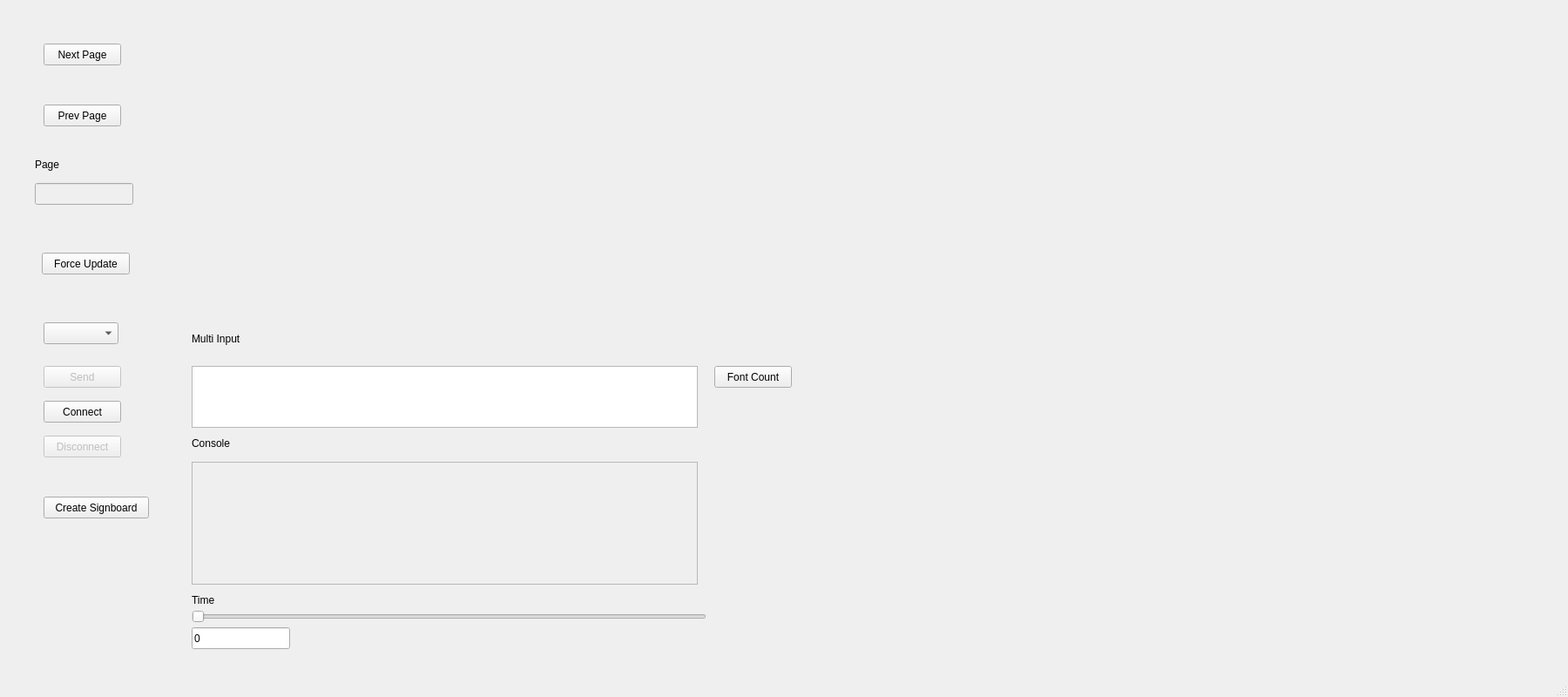
<?xml version="1.0" encoding="UTF-8"?>
<ui version="4.0">
 <class>MainWindow</class>
 <widget class="QMainWindow" name="MainWindow">
  <property name="geometry">
   <rect>
    <x>0</x>
    <y>0</y>
    <width>1800</width>
    <height>800</height>
   </rect>
  </property>
  <property name="windowTitle">
   <string>MainWindow</string>
  </property>
  <widget class="QWidget" name="centralwidget">
   <widget class="QPlainTextEdit" name="PTE_Input">
    <property name="geometry">
     <rect>
      <x>220</x>
      <y>420</y>
      <width>581</width>
      <height>71</height>
     </rect>
    </property>
   </widget>
   <widget class="QLabel" name="label_2">
    <property name="geometry">
     <rect>
      <x>220</x>
      <y>500</y>
      <width>67</width>
      <height>17</height>
     </rect>
    </property>
    <property name="text">
     <string>Console</string>
    </property>
   </widget>
   <widget class="QPlainTextEdit" name="PTE_Console">
    <property name="enabled">
     <bool>false</bool>
    </property>
    <property name="geometry">
     <rect>
      <x>220</x>
      <y>530</y>
      <width>581</width>
      <height>141</height>
     </rect>
    </property>
   </widget>
   <widget class="QLabel" name="label">
    <property name="geometry">
     <rect>
      <x>220</x>
      <y>380</y>
      <width>81</width>
      <height>17</height>
     </rect>
    </property>
    <property name="text">
     <string>Multi Input</string>
    </property>
   </widget>
   <widget class="QLabel" name="label_3">
    <property name="geometry">
     <rect>
      <x>40</x>
      <y>180</y>
      <width>67</width>
      <height>17</height>
     </rect>
    </property>
    <property name="text">
     <string>Page</string>
    </property>
   </widget>
   <widget class="QLineEdit" name="LE_PageNo">
    <property name="enabled">
     <bool>false</bool>
    </property>
    <property name="geometry">
     <rect>
      <x>40</x>
      <y>210</y>
      <width>113</width>
      <height>25</height>
     </rect>
    </property>
   </widget>
   <widget class="QPushButton" name="PB_PrevPage">
    <property name="geometry">
     <rect>
      <x>50</x>
      <y>120</y>
      <width>89</width>
      <height>25</height>
     </rect>
    </property>
    <property name="text">
     <string>Prev Page</string>
    </property>
   </widget>
   <widget class="QPushButton" name="PB_NextPage">
    <property name="geometry">
     <rect>
      <x>50</x>
      <y>50</y>
      <width>89</width>
      <height>25</height>
     </rect>
    </property>
    <property name="text">
     <string>Next Page</string>
    </property>
   </widget>
   <widget class="QPushButton" name="PB_Update">
    <property name="geometry">
     <rect>
      <x>48</x>
      <y>290</y>
      <width>101</width>
      <height>25</height>
     </rect>
    </property>
    <property name="text">
     <string>Force Update</string>
    </property>
   </widget>
   <widget class="HNS_Message_Preview" name="GV_Preview" native="true">
    <property name="geometry">
     <rect>
      <x>210</x>
      <y>20</y>
      <width>681</width>
      <height>331</height>
     </rect>
    </property>
   </widget>
   <widget class="QPushButton" name="PB_Send">
    <property name="enabled">
     <bool>false</bool>
    </property>
    <property name="geometry">
     <rect>
      <x>50</x>
      <y>420</y>
      <width>89</width>
      <height>25</height>
     </rect>
    </property>
    <property name="text">
     <string>Send</string>
    </property>
   </widget>
   <widget class="QComboBox" name="CMB_Serial">
    <property name="enabled">
     <bool>true</bool>
    </property>
    <property name="geometry">
     <rect>
      <x>50</x>
      <y>370</y>
      <width>86</width>
      <height>25</height>
     </rect>
    </property>
   </widget>
   <widget class="QPushButton" name="PB_Connect">
    <property name="geometry">
     <rect>
      <x>50</x>
      <y>460</y>
      <width>89</width>
      <height>25</height>
     </rect>
    </property>
    <property name="text">
     <string>Connect</string>
    </property>
   </widget>
   <widget class="QPushButton" name="PB_Disconnect">
    <property name="enabled">
     <bool>false</bool>
    </property>
    <property name="geometry">
     <rect>
      <x>50</x>
      <y>500</y>
      <width>89</width>
      <height>25</height>
     </rect>
    </property>
    <property name="text">
     <string>Disconnect</string>
    </property>
   </widget>
   <widget class="QSlider" name="SLD_Time">
    <property name="geometry">
     <rect>
      <x>220</x>
      <y>700</y>
      <width>591</width>
      <height>16</height>
     </rect>
    </property>
    <property name="maximum">
     <number>10000</number>
    </property>
    <property name="singleStep">
     <number>100</number>
    </property>
    <property name="pageStep">
     <number>1000</number>
    </property>
    <property name="orientation">
     <enum>Qt::Horizontal</enum>
    </property>
   </widget>
   <widget class="QLabel" name="label_4">
    <property name="geometry">
     <rect>
      <x>220</x>
      <y>680</y>
      <width>67</width>
      <height>17</height>
     </rect>
    </property>
    <property name="text">
     <string>Time</string>
    </property>
   </widget>
   <widget class="QLineEdit" name="LE_Time">
    <property name="geometry">
     <rect>
      <x>220</x>
      <y>720</y>
      <width>113</width>
      <height>25</height>
     </rect>
    </property>
    <property name="text">
     <string>0</string>
    </property>
   </widget>
   <widget class="HNS_Signboard_Preview" name="GV_Preview_2" native="true">
    <property name="geometry">
     <rect>
      <x>900</x>
      <y>20</y>
      <width>681</width>
      <height>331</height>
     </rect>
    </property>
   </widget>
   <widget class="QPushButton" name="PB_Create_Sign">
    <property name="geometry">
     <rect>
      <x>50</x>
      <y>570</y>
      <width>121</width>
      <height>25</height>
     </rect>
    </property>
    <property name="text">
     <string>Create Signboard</string>
    </property>
   </widget>
   <widget class="QPushButton" name="PB_FontTest">
    <property name="geometry">
     <rect>
      <x>820</x>
      <y>420</y>
      <width>89</width>
      <height>25</height>
     </rect>
    </property>
    <property name="text">
     <string>Font Count</string>
    </property>
   </widget>
  </widget>
  <widget class="QMenuBar" name="menubar">
   <property name="geometry">
    <rect>
     <x>0</x>
     <y>0</y>
     <width>1800</width>
     <height>22</height>
    </rect>
   </property>
  </widget>
  <widget class="QStatusBar" name="statusbar"/>
 </widget>
 <customwidgets>
  <customwidget>
   <class>HNS_Message_Preview</class>
   <extends>QWidget</extends>
   <header>hns_message_preview.h</header>
   <container>1</container>
  </customwidget>
  <customwidget>
   <class>HNS_Signboard_Preview</class>
   <extends>QWidget</extends>
   <header>hns_signboard_preview.h</header>
   <container>1</container>
  </customwidget>
 </customwidgets>
 <resources/>
 <connections/>
</ui>
